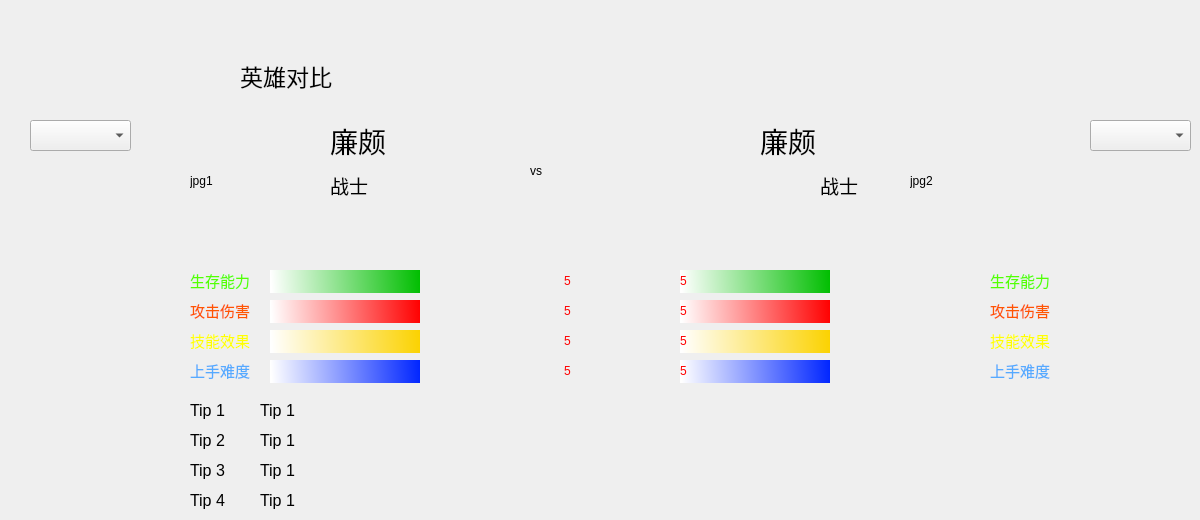
    <widget class="QWidget" name="page_6">
     <widget class="QPushButton" name="pushButton_525_return_2">
      <property name="geometry">
       <rect>
        <x>10</x>
        <y>40</y>
        <width>194</width>
        <height>59</height>
       </rect>
      </property>
      <property name="styleSheet">
       <string notr="true">QPushButton {
  min-width:194px;
  max-width:194px;
  min-height:59px;
  max-height:59px;
  border-width: 0px;
  border-style: outset;
  font-size: 28px;
  border-radius: 0px;
  color: black;
  background-color: transparent;
  border-color: red;
  box-shadow: 0px 0px 0px rgba(0, 0, 127, 255);
  background-image: url(D:/kCal/icon_pic/85923789d31e1c88f5cb6808dd1eb125_back.png);
  image: url(C:/Users/zhangyun/Desktop/icon_pic/85923789d31e1c88f5cb6808dd1eb125_back.png);
}</string>
      </property>
      <property name="text">
       <string/>
      </property>
     </widget>
     <widget class="QLabel" name="label_5">
      <property name="geometry">
       <rect>
        <x>240</x>
        <y>50</y>
        <width>221</width>
        <height>51</height>
       </rect>
      </property>
      <property name="font">
       <font>
        <pointsize>17</pointsize>
       </font>
      </property>
      <property name="text">
       <string>英雄对比</string>
      </property>
     </widget>
     <widget class="QComboBox" name="comboBox1">
      <property name="geometry">
       <rect>
        <x>30</x>
        <y>120</y>
        <width>101</width>
        <height>31</height>
       </rect>
      </property>
     </widget>
     <widget class="QComboBox" name="comboBox2">
      <property name="geometry">
       <rect>
        <x>1090</x>
        <y>120</y>
        <width>101</width>
        <height>31</height>
       </rect>
      </property>
     </widget>
     <widget class="QLabel" name="label_vsheroname1">
      <property name="geometry">
       <rect>
        <x>330</x>
        <y>120</y>
        <width>131</width>
        <height>41</height>
       </rect>
      </property>
      <property name="font">
       <font>
        <pointsize>21</pointsize>
       </font>
      </property>
      <property name="text">
       <string>廉颇</string>
      </property>
     </widget>
     <widget class="QLabel" name="label_vstype1">
      <property name="geometry">
       <rect>
        <x>330</x>
        <y>170</y>
        <width>71</width>
        <height>31</height>
       </rect>
      </property>
      <property name="font">
       <font>
        <pointsize>14</pointsize>
       </font>
      </property>
      <property name="text">
       <string>战士</string>
      </property>
     </widget>
     <widget class="QLabel" name="label_vsjpg1">
      <property name="geometry">
       <rect>
        <x>190</x>
        <y>120</y>
        <width>121</width>
        <height>121</height>
       </rect>
      </property>
      <property name="text">
       <string>jpg1</string>
      </property>
     </widget>
     <widget class="QLabel" name="label_vsjpg2">
      <property name="geometry">
       <rect>
        <x>910</x>
        <y>120</y>
        <width>121</width>
        <height>121</height>
       </rect>
      </property>
      <property name="text">
       <string>jpg2</string>
      </property>
     </widget>
     <widget class="QLabel" name="label_vsheroname2">
      <property name="geometry">
       <rect>
        <x>760</x>
        <y>120</y>
        <width>131</width>
        <height>41</height>
       </rect>
      </property>
      <property name="font">
       <font>
        <pointsize>21</pointsize>
       </font>
      </property>
      <property name="text">
       <string>廉颇</string>
      </property>
     </widget>
     <widget class="QLabel" name="label_vstype2">
      <property name="geometry">
       <rect>
        <x>820</x>
        <y>170</y>
        <width>72</width>
        <height>31</height>
       </rect>
      </property>
      <property name="font">
       <font>
        <pointsize>14</pointsize>
       </font>
      </property>
      <property name="text">
       <string>战士</string>
      </property>
     </widget>
     <widget class="QLabel" name="label_vsicon">
      <property name="geometry">
       <rect>
        <x>530</x>
        <y>80</y>
        <width>221</width>
        <height>181</height>
       </rect>
      </property>
      <property name="text">
       <string>vs</string>
      </property>
     </widget>
     <widget class="QProgressBar" name="progressBar_vs1_4">
      <property name="geometry">
       <rect>
        <x>270</x>
        <y>360</y>
        <width>301</width>
        <height>23</height>
       </rect>
      </property>
      <property name="styleSheet">
       <string notr="true">QProgressBar{
        border: none;
        color: red;
        text-align: right;
        background: rgb(255,255,255, 0);
}
QProgressBar::chunk {
        border: none;
        background: qlineargradient(spread:pad, x1:1, y1:0, x2:0, y2:0.0113636, stop:0 rgba(0, 37, 255, 255), stop:1 rgba(255, 255, 255, 255));
}</string>
      </property>
      <property name="maximum">
       <number>10</number>
      </property>
      <property name="value">
       <number>5</number>
      </property>
      <property name="textVisible">
       <bool>true</bool>
      </property>
      <property name="orientation">
       <enum>Qt::Horizontal</enum>
      </property>
      <property name="invertedAppearance">
       <bool>false</bool>
      </property>
      <property name="format">
       <string>%v</string>
      </property>
     </widget>
     <widget class="QProgressBar" name="progressBar_vs1_2">
      <property name="geometry">
       <rect>
        <x>270</x>
        <y>300</y>
        <width>301</width>
        <height>23</height>
       </rect>
      </property>
      <property name="styleSheet">
       <string notr="true">QProgressBar{
        border: none;
        color: red;
        text-align: right;
        background: rgb(255,255,255, 0);
}
QProgressBar::chunk {
        border: none;
        background: qlineargradient(spread:pad, x1:1, y1:0, x2:0, y2:0.0113636, stop:0 rgba(255, 0, 0, 255), stop:1 rgba(255, 255, 255, 255));
}</string>
      </property>
      <property name="maximum">
       <number>10</number>
      </property>
      <property name="value">
       <number>5</number>
      </property>
      <property name="textVisible">
       <bool>true</bool>
      </property>
      <property name="orientation">
       <enum>Qt::Horizontal</enum>
      </property>
      <property name="invertedAppearance">
       <bool>false</bool>
      </property>
      <property name="format">
       <string>%v</string>
      </property>
     </widget>
     <widget class="QLabel" name="label_vsability1_2">
      <property name="geometry">
       <rect>
        <x>190</x>
        <y>300</y>
        <width>81</width>
        <height>21</height>
       </rect>
      </property>
      <property name="font">
       <font>
        <pointsize>11</pointsize>
       </font>
      </property>
      <property name="styleSheet">
       <string notr="true">color:rgb(255, 85, 0)</string>
      </property>
      <property name="text">
       <string>攻击伤害</string>
      </property>
     </widget>
     <widget class="QLabel" name="label_vsability1_3">
      <property name="geometry">
       <rect>
        <x>190</x>
        <y>330</y>
        <width>81</width>
        <height>21</height>
       </rect>
      </property>
      <property name="font">
       <font>
        <pointsize>11</pointsize>
       </font>
      </property>
      <property name="styleSheet">
       <string notr="true">color:rgb(255, 255, 0)</string>
      </property>
      <property name="text">
       <string>技能效果</string>
      </property>
     </widget>
     <widget class="QProgressBar" name="progressBar_vs1_3">
      <property name="geometry">
       <rect>
        <x>270</x>
        <y>330</y>
        <width>301</width>
        <height>23</height>
       </rect>
      </property>
      <property name="styleSheet">
       <string notr="true">QProgressBar{
        border: none;
        color: red;
        text-align: right;
        background: rgb(255,255,255, 0);
}
QProgressBar::chunk {
        border: none;
        background: qlineargradient(spread:pad, x1:1, y1:0, x2:0, y2:0.0113636, stop:0 rgba(251, 210, 0, 255), stop:1 rgba(255, 255, 255, 255));
}</string>
      </property>
      <property name="maximum">
       <number>10</number>
      </property>
      <property name="value">
       <number>5</number>
      </property>
      <property name="textVisible">
       <bool>true</bool>
      </property>
      <property name="orientation">
       <enum>Qt::Horizontal</enum>
      </property>
      <property name="invertedAppearance">
       <bool>false</bool>
      </property>
      <property name="format">
       <string>%v</string>
      </property>
     </widget>
     <widget class="QLabel" name="label_vsability1_4">
      <property name="geometry">
       <rect>
        <x>190</x>
        <y>360</y>
        <width>81</width>
        <height>21</height>
       </rect>
      </property>
      <property name="font">
       <font>
        <pointsize>11</pointsize>
       </font>
      </property>
      <property name="styleSheet">
       <string notr="true">color:rgb(85, 170, 255)</string>
      </property>
      <property name="text">
       <string>上手难度</string>
      </property>
     </widget>
     <widget class="QProgressBar" name="progressBar_vs1_1">
      <property name="geometry">
       <rect>
        <x>270</x>
        <y>270</y>
        <width>301</width>
        <height>23</height>
       </rect>
      </property>
      <property name="styleSheet">
       <string notr="true">QProgressBar{
        border: none;
        color: red;
        text-align: right;
        background: rgb(255,255,255, 0);
}
QProgressBar::chunk {
        border: none;
        background: qlineargradient(spread:pad, x1:1, y1:0, x2:0, y2:0.0113636, stop:0 rgba(0, 190, 0, 255), stop:1 rgba(255, 255, 255, 255));
}</string>
      </property>
      <property name="maximum">
       <number>10</number>
      </property>
      <property name="value">
       <number>5</number>
      </property>
      <property name="textVisible">
       <bool>true</bool>
      </property>
      <property name="orientation">
       <enum>Qt::Horizontal</enum>
      </property>
      <property name="invertedAppearance">
       <bool>false</bool>
      </property>
      <property name="format">
       <string>%v</string>
      </property>
     </widget>
     <widget class="QLabel" name="label_vsability1_1">
      <property name="geometry">
       <rect>
        <x>190</x>
        <y>270</y>
        <width>81</width>
        <height>21</height>
       </rect>
      </property>
      <property name="font">
       <font>
        <pointsize>11</pointsize>
       </font>
      </property>
      <property name="styleSheet">
       <string notr="true">color:rgb(85, 255, 0)</string>
      </property>
      <property name="text">
       <string>生存能力</string>
      </property>
     </widget>
     <widget class="QProgressBar" name="progressBar_vs2_1">
      <property name="geometry">
       <rect>
        <x>680</x>
        <y>270</y>
        <width>301</width>
        <height>23</height>
       </rect>
      </property>
      <property name="styleSheet">
       <string notr="true">QProgressBar{
        border: none;
        color: red;
        text-align: left;
        background: rgb(255,255,255, 0);
}
QProgressBar::chunk {
        border: none;
        background: qlineargradient(spread:pad, x1:1, y1:0, x2:0, y2:0.0113636, stop:0 rgba(0, 190, 0, 255), stop:1 rgba(255, 255, 255, 255));
}</string>
      </property>
      <property name="maximum">
       <number>10</number>
      </property>
      <property name="value">
       <number>5</number>
      </property>
      <property name="textVisible">
       <bool>true</bool>
      </property>
      <property name="orientation">
       <enum>Qt::Horizontal</enum>
      </property>
      <property name="invertedAppearance">
       <bool>false</bool>
      </property>
      <property name="textDirection">
       <enum>QProgressBar::TopToBottom</enum>
      </property>
      <property name="format">
       <string>%v</string>
      </property>
     </widget>
     <widget class="QProgressBar" name="progressBar_vs2_4">
      <property name="geometry">
       <rect>
        <x>680</x>
        <y>360</y>
        <width>301</width>
        <height>23</height>
       </rect>
      </property>
      <property name="styleSheet">
       <string notr="true">QProgressBar{
        border: none;
        color: red;
        text-align: left;
        background: rgb(255,255,255, 0);
}
QProgressBar::chunk {
        border: none;
        background: qlineargradient(spread:pad, x1:1, y1:0, x2:0, y2:0.0113636, stop:0 rgba(0, 37, 255, 255), stop:1 rgba(255, 255, 255, 255));
}</string>
      </property>
      <property name="maximum">
       <number>10</number>
      </property>
      <property name="value">
       <number>5</number>
      </property>
      <property name="textVisible">
       <bool>true</bool>
      </property>
      <property name="orientation">
       <enum>Qt::Horizontal</enum>
      </property>
      <property name="invertedAppearance">
       <bool>false</bool>
      </property>
      <property name="format">
       <string>%v</string>
      </property>
     </widget>
     <widget class="QProgressBar" name="progressBar_vs2_3">
      <property name="geometry">
       <rect>
        <x>680</x>
        <y>330</y>
        <width>301</width>
        <height>23</height>
       </rect>
      </property>
      <property name="styleSheet">
       <string notr="true">QProgressBar{
        border: none;
        color: red;
        text-align: left;
        background: rgb(255,255,255, 0);
}
QProgressBar::chunk {
        border: none;
        background: qlineargradient(spread:pad, x1:1, y1:0, x2:0, y2:0.0113636, stop:0 rgba(251, 210, 0, 255), stop:1 rgba(255, 255, 255, 255));
}</string>
      </property>
      <property name="maximum">
       <number>10</number>
      </property>
      <property name="value">
       <number>5</number>
      </property>
      <property name="textVisible">
       <bool>true</bool>
      </property>
      <property name="orientation">
       <enum>Qt::Horizontal</enum>
      </property>
      <property name="invertedAppearance">
       <bool>false</bool>
      </property>
      <property name="format">
       <string>%v</string>
      </property>
     </widget>
     <widget class="QProgressBar" name="progressBar_vs2_2">
      <property name="geometry">
       <rect>
        <x>680</x>
        <y>300</y>
        <width>301</width>
        <height>23</height>
       </rect>
      </property>
      <property name="styleSheet">
       <string notr="true">QProgressBar{
        border: none;
        color: red;
        text-align: left;
        background: rgb(255,255,255, 0);
}
QProgressBar::chunk {
        border: none;
        background: qlineargradient(spread:pad, x1:1, y1:0, x2:0, y2:0.0113636, stop:0 rgba(255, 0, 0, 255), stop:1 rgba(255, 255, 255, 255));
}</string>
      </property>
      <property name="maximum">
       <number>10</number>
      </property>
      <property name="value">
       <number>5</number>
      </property>
      <property name="textVisible">
       <bool>true</bool>
      </property>
      <property name="orientation">
       <enum>Qt::Horizontal</enum>
      </property>
      <property name="invertedAppearance">
       <bool>false</bool>
      </property>
      <property name="format">
       <string>%v</string>
      </property>
     </widget>
     <widget class="QLabel" name="label_vsability2_4">
      <property name="geometry">
       <rect>
        <x>990</x>
        <y>360</y>
        <width>81</width>
        <height>21</height>
       </rect>
      </property>
      <property name="font">
       <font>
        <pointsize>11</pointsize>
       </font>
      </property>
      <property name="styleSheet">
       <string notr="true">color:rgb(85, 170, 255)</string>
      </property>
      <property name="text">
       <string>上手难度</string>
      </property>
     </widget>
     <widget class="QLabel" name="label_vsability2_3">
      <property name="geometry">
       <rect>
        <x>990</x>
        <y>330</y>
        <width>81</width>
        <height>21</height>
       </rect>
      </property>
      <property name="font">
       <font>
        <pointsize>11</pointsize>
       </font>
      </property>
      <property name="styleSheet">
       <string notr="true">color:rgb(255, 255, 0)</string>
      </property>
      <property name="text">
       <string>技能效果</string>
      </property>
     </widget>
     <widget class="QLabel" name="label_vsability2_2">
      <property name="geometry">
       <rect>
        <x>990</x>
        <y>300</y>
        <width>81</width>
        <height>21</height>
       </rect>
      </property>
      <property name="font">
       <font>
        <pointsize>11</pointsize>
       </font>
      </property>
      <property name="styleSheet">
       <string notr="true">color:rgb(255, 85, 0)</string>
      </property>
      <property name="text">
       <string>攻击伤害</string>
      </property>
     </widget>
     <widget class="QLabel" name="label_vsability2_1">
      <property name="geometry">
       <rect>
        <x>990</x>
        <y>270</y>
        <width>81</width>
        <height>21</height>
       </rect>
      </property>
      <property name="font">
       <font>
        <pointsize>11</pointsize>
       </font>
      </property>
      <property name="styleSheet">
       <string notr="true">color:rgb(85, 255, 0)</string>
      </property>
      <property name="text">
       <string>生存能力</string>
      </property>
     </widget>
     <widget class="QLabel" name="label_8">
      <property name="geometry">
       <rect>
        <x>190</x>
        <y>400</y>
        <width>72</width>
        <height>21</height>
       </rect>
      </property>
      <property name="font">
       <font>
        <pointsize>12</pointsize>
       </font>
      </property>
      <property name="text">
       <string>Tip 1</string>
      </property>
     </widget>
     <widget class="QLabel" name="label_9">
      <property name="geometry">
       <rect>
        <x>190</x>
        <y>430</y>
        <width>72</width>
        <height>21</height>
       </rect>
      </property>
      <property name="font">
       <font>
        <pointsize>12</pointsize>
       </font>
      </property>
      <property name="text">
       <string>Tip 2</string>
      </property>
     </widget>
     <widget class="QLabel" name="label_12">
      <property name="geometry">
       <rect>
        <x>190</x>
        <y>460</y>
        <width>72</width>
        <height>21</height>
       </rect>
      </property>
      <property name="font">
       <font>
        <pointsize>12</pointsize>
       </font>
      </property>
      <property name="text">
       <string>Tip 3</string>
      </property>
     </widget>
     <widget class="QLabel" name="label_13">
      <property name="geometry">
       <rect>
        <x>190</x>
        <y>490</y>
        <width>72</width>
        <height>21</height>
       </rect>
      </property>
      <property name="font">
       <font>
        <pointsize>12</pointsize>
       </font>
      </property>
      <property name="text">
       <string>Tip 4</string>
      </property>
     </widget>
     <widget class="QLabel" name="label_vstip1">
      <property name="geometry">
       <rect>
        <x>260</x>
        <y>400</y>
        <width>801</width>
        <height>21</height>
       </rect>
      </property>
      <property name="font">
       <font>
        <pointsize>12</pointsize>
       </font>
      </property>
      <property name="text">
       <string>Tip 1</string>
      </property>
     </widget>
     <widget class="QLabel" name="label_vstip2">
      <property name="geometry">
       <rect>
        <x>260</x>
        <y>430</y>
        <width>801</width>
        <height>21</height>
       </rect>
      </property>
      <property name="font">
       <font>
        <pointsize>12</pointsize>
       </font>
      </property>
      <property name="text">
       <string>Tip 1</string>
      </property>
     </widget>
     <widget class="QLabel" name="label_vstip3">
      <property name="geometry">
       <rect>
        <x>260</x>
        <y>460</y>
        <width>801</width>
        <height>21</height>
       </rect>
      </property>
      <property name="font">
       <font>
        <pointsize>12</pointsize>
       </font>
      </property>
      <property name="text">
       <string>Tip 1</string>
      </property>
     </widget>
     <widget class="QLabel" name="label_vstip4">
      <property name="geometry">
       <rect>
        <x>260</x>
        <y>490</y>
        <width>801</width>
        <height>21</height>
       </rect>
      </property>
      <property name="font">
       <font>
        <pointsize>12</pointsize>
       </font>
      </property>
      <property name="text">
       <string>Tip 1</string>
      </property>
     </widget>
    </widget>
